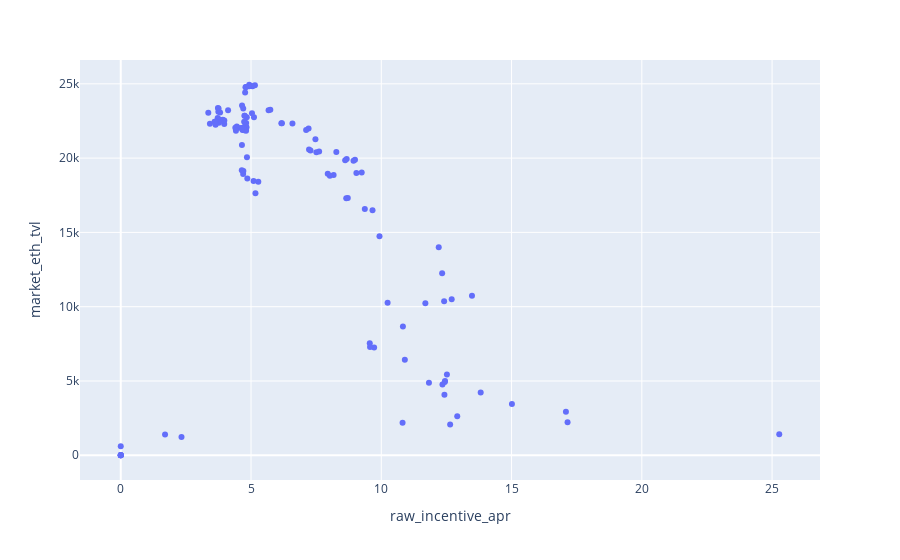

Notebook source saved alongside this figure:
### Code cell
px.scatter(rETH_wETH_apr_df, x='raw_incentive_apr', y='market_eth_tvl')

### Figure 1 — Plotly figure (JSON) as saved in the notebook; plotly's stock layout.template omitted (floating-point values rounded to 4 significant figures; data arrays with more than 128 entries replaced by an {"elided": "..."} marker saying what was removed)
{"data": [{"hovertemplate": "raw_incentive_apr=%{x}<br>market_eth_tvl=%{y}<extra></extra>", "legendgroup": "", "marker": {"color": "#636efa", "symbol": "circle"}, "mode": "markers", "name": "", "orientation": "v", "showlegend": false, "type": "scatter", "x": {"elided": "131 float values"}, "xaxis": "x", "y": {"elided": "131 float values"}, "yaxis": "y"}], "layout": {"legend": {"tracegroupgap": 0}, "margin": {"t": 60}, "xaxis": {"anchor": "y", "domain": [0, 1], "title": {"text": "raw_incentive_apr"}}, "yaxis": {"anchor": "x", "domain": [0, 1], "title": {"text": "market_eth_tvl"}}}}
